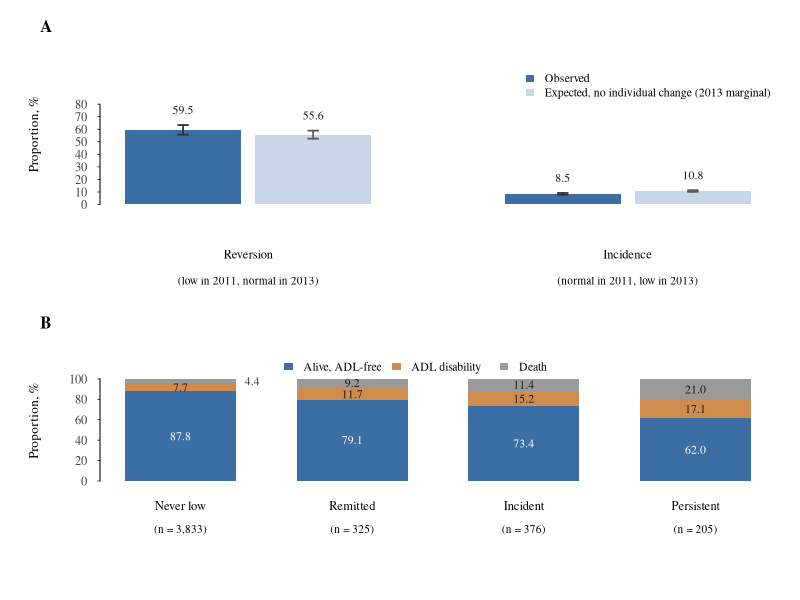
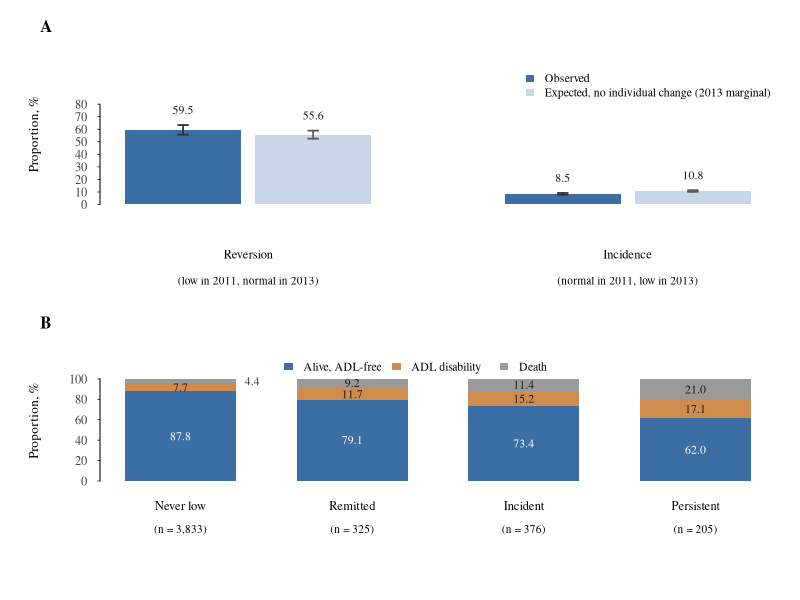

Generate these figures, in order, with R:
# 84_figure2_rev28.R -- Figure 2 as submitted (typography only; values unchanged).
#
# Run from the repository root:  Rscript code/84_figure2_rev28.R
#
# Against 81_figure2_rev23.R this changes layout only:
#   1) font sizes normalised to ~9 pt (they were 9.8-12.6 pt at 166 mm width)
#   2) panel A: ylim 96 -> 112 and the legend moved above the bars, so it no
#      longer sits on the 80% grid line
#   3) panel B: horizontal grid lines dropped; at 20% spacing they ran through the
#      data labels in 12 places (the submitted figure has none)
#   4) panel B: segments below 6% are labelled outside the bar, level with the
#      segment, instead of inside a 4.4%-tall block
#   5) top margin widened so the panel letters A/B do not touch the edge
# Values, colours, panel order and legend wording are unchanged.
#
# Requires R with cairo (cairo_pdf, png type="cairo"). Not part of run_all.sh:
# 07b_figure2.R and 81_figure2_rev23.R already produce Figure 2 in the pipeline;
# this script produces the submitted layout.
# Writes figures/Figure_2.pdf and figures/Figure_2.png (1000 dpi).
# The submitted file is this canvas trimmed to the ink box (470.0 x 467.2 pt =
# 165.8 x 164.8 mm, i.e. under the 166 mm text width); trimming removes outer
# white space only. All 52 text strings are identical to the submitted PDF.

OUT <- "figures"
dir.create(OUT, showWarnings = FALSE, recursive = TRUE)

BLUE   <- "#3B6EA5"
ORANGE <- "#D08B4F"
GREY   <- "#9A9A9A"
LIGHT  <- "#C9D6E8"

W_IN <- 6703 / 1000
H_IN <- 6925 / 1000

draw <- function() {
  par(mfrow = c(2, 1), omi = c(0.15, 0, 0, 0), ps = 12)

  ## ---------------- Panel A ----------------
  par(mar = c(4.4, 5.0, 3.2, 1.2), mgp = c(2.9, 0.65, 0), family = "serif")

  obs <- c(59.5, 8.5); olo <- c(55.7, 7.8); ohi <- c(63.3, 9.2)
  exp <- c(55.6, 10.8); elo <- c(52.5, 10.1); ehi <- c(58.9, 11.4)

  b <- barplot(rbind(obs, exp), beside = TRUE, border = NA, col = c(BLUE, LIGHT),
               ylim = c(0, 112), ylab = "Proportion, %", axes = FALSE,
               space = c(0.12, 1.15), width = 0.42, names.arg = c("", ""),
               cex.axis = 0.75, cex.lab = 0.79)
  axis(2, at = seq(0, 80, 10), las = 1, tick = TRUE, tcl = -0.12, lwd.ticks = 0.7,
       col.axis = "grey25", cex.axis = 0.75)
  # 去掉横向网格线：柱状图的刻度已足够读数，网格线是"线条穿字"的根源
  barplot(rbind(obs, exp), beside = TRUE, border = NA, col = c(BLUE, LIGHT),
          add = TRUE, axes = FALSE, space = c(0.12, 1.15), width = 0.42)

  arrows(b[1, ], olo, b[1, ], ohi, angle = 90, code = 3, length = 0.05, lwd = 1.7, col = "grey20")
  arrows(b[2, ], elo, b[2, ], ehi, angle = 90, code = 3, length = 0.05, lwd = 1.7, col = "grey35")
  text(b[1, ], ohi, sprintf("%.1f", obs), pos = 3, offset = 0.55, cex = 0.71, col = "grey10")
  text(b[2, ], ehi, sprintf("%.1f", exp), pos = 3, offset = 0.55, cex = 0.71, col = "grey10")

  mtext("Reversion", side = 1, line = 1.9, at = mean(b[, 1]), cex = 0.75)
  mtext("(low in 2011, normal in 2013)", side = 1, line = 3.2, at = mean(b[, 1]), cex = 0.68)
  mtext("Incidence", side = 1, line = 1.9, at = mean(b[, 2]), cex = 0.75)
  mtext("(normal in 2011, low in 2013)", side = 1, line = 3.2, at = mean(b[, 2]), cex = 0.68)

  # 图例放在绘图区顶部（ylim=112 -> 图例下沿约在 100，高于 80 网格线）
  legend("topright", bty = "n", cex = 0.71, fill = c(BLUE, LIGHT), border = NA,
         legend = c("Observed", "Expected, no individual change (2013 marginal)"))
  mtext("A", side = 3, line = 1.4, adj = -0.09, font = 2, cex = 1.0)

  ## ---------------- Panel B ----------------
  par(mar = c(5.2, 5.0, 3.4, 1.2))
  m <- matrix(c(87.8, 79.1, 73.4, 62.0,
                7.7, 11.7, 15.2, 17.1,
                4.4,  9.2, 11.4, 21.0), nrow = 3, byrow = TRUE)
  nm <- c("Never low\n(n = 3,833)", "Remitted\n(n = 325)",
          "Incident\n(n = 376)", "Persistent\n(n = 205)")
  SP <- 0.55
  bp <- barplot(m, col = c(BLUE, ORANGE, GREY), border = NA, ylim = c(0, 118),
                ylab = "Proportion, %", names.arg = rep("", 4), las = 1, space = SP,
                axes = FALSE, cex.axis = 0.75, cex.lab = 0.79)
  mtext(sub("\n.*", "", nm), side = 1, at = bp, line = 0.65, cex = 0.75)
  mtext(sub(".*\n", "", nm), side = 1, at = bp, line = 1.8, cex = 0.68)
  axis(2, at = seq(0, 100, 20), las = 1, tick = TRUE, tcl = -0.12, lwd.ticks = 0.7,
       col.axis = "grey25", cex.axis = 0.75)
  # 同面板 A：不画横向网格线
  barplot(m, col = c(BLUE, ORANGE, GREY), border = NA, add = TRUE, axes = FALSE, space = SP)

  halfw <- 0.5   # barplot 中单柱宽度为 1，半宽即 0.5；space 是间隙
  ymid <- apply(m, 2, cumsum) - m / 2
  for (j in 1:4) for (i in 1:3) {
    lab <- sprintf("%.1f", m[i, j])
    if (m[i, j] < 6) {   # 只有真正放不下的薄段（4.4%）才外置
      # 段太薄，标注放到柱右侧，垂直对齐该段中线
      text(bp[j] + halfw + 0.08, ymid[i, j], lab, adj = c(0, 0.5),
           cex = 0.71, col = "grey20")
    } else {
      text(bp[j], ymid[i, j], lab, cex = 0.71,
           col = if (i == 1) "white" else "grey10")
    }
  }

  legend(x = mean(bp), y = 112, xjust = 0.5, yjust = 0.5, horiz = TRUE, bty = "n",
         cex = 0.71, fill = c(BLUE, ORANGE, GREY), border = NA,
         legend = c("Alive, ADL-free", "ADL disability", "Death"))
  mtext("B", side = 3, line = 1.4, adj = -0.09, font = 2, cex = 1.0)
}

png(file.path(OUT, "Figure_2.png"), width = 6703, height = 6925, res = 1000,
    type = "cairo", family = "serif", bg = "white")
draw(); invisible(dev.off())

cairo_pdf(file.path(OUT, "Figure_2.pdf"), width = W_IN, height = H_IN, family = "serif")
draw(); invisible(dev.off())

cat("written figures/Figure_2.pdf and figures/Figure_2.png\n")
